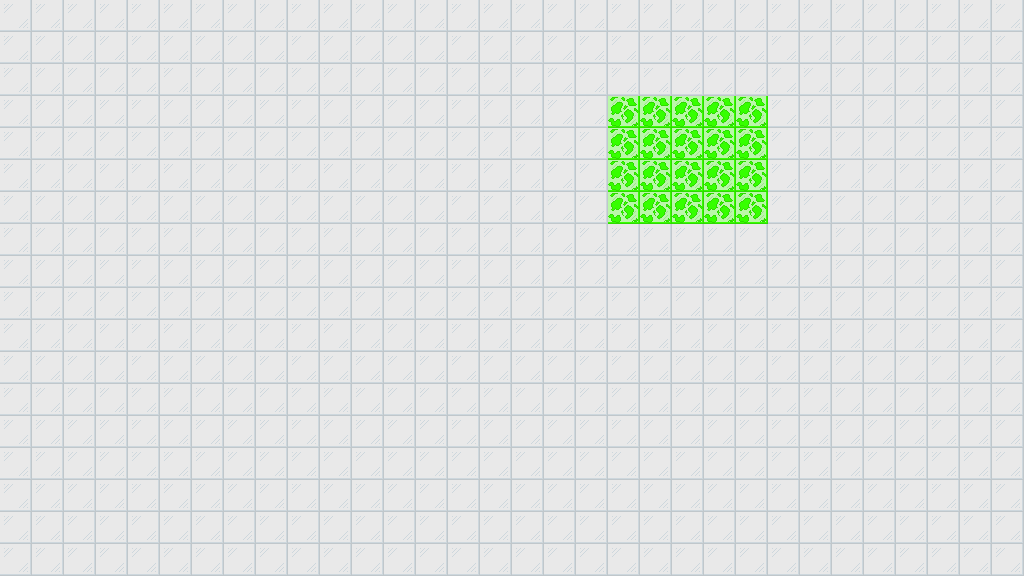

Rendered tile map (Tiled .tmx) drawn with the repository's tilesets; below, a short description and the full map source, tile grids included:
An orthogonal 32x18 tile map with 32x32 px tiles, 4 tile layers (tiles, horizontal walls, Vertical walls, hazard), 8 tilesets and 7 objects (4x scientist, goal door, joe).

<map version="1.0" tiledversion="1.1.3" orientation="orthogonal" renderorder="right-down" width="32" height="18" tilewidth="32" tileheight="32" infinite="0" nextobjectid="13">
 <tileset firstgid="1" source="tiles.tsx" />
 <tileset firstgid="9" source="scientist.tsx" />
 <tileset firstgid="10" source="joe.tsx" />
 <tileset firstgid="11" source="mop-cart.tsx" />
 <tileset firstgid="12" source="goaldoor.tsx" />
 <tileset firstgid="13" source="wallsv.tsx" />
 <tileset firstgid="15" source="wallsh.tsx" />
 <tileset firstgid="25" source="hazard.tsx" />
 <layer name="tiles" width="32" height="18">
  <data encoding="csv">
1,1,1,1,1,1,1,1,1,1,1,1,1,1,1,1,1,1,1,1,1,1,1,1,1,1,1,1,1,1,1,1,
1,1,1,1,1,1,1,1,1,1,1,1,1,1,1,1,1,1,1,1,1,1,1,1,1,1,1,1,1,1,1,1,
1,1,1,1,1,1,1,1,1,1,1,1,1,1,1,1,1,1,1,1,1,1,1,1,1,1,1,1,1,1,1,1,
1,1,1,1,1,1,1,1,1,1,1,1,1,1,1,1,1,1,1,1,1,1,1,1,1,1,1,1,1,1,1,1,
1,1,1,1,1,1,1,1,1,1,1,1,1,1,1,1,1,1,1,1,1,1,1,1,1,1,1,1,1,1,1,1,
1,1,1,1,1,1,1,1,1,1,1,1,1,1,1,1,1,1,1,1,1,1,1,1,1,1,1,1,1,1,1,1,
1,1,1,1,1,1,1,1,1,1,1,1,1,1,1,1,1,1,1,1,1,1,1,1,1,1,1,1,1,1,1,1,
1,1,1,1,1,1,1,1,1,1,1,1,1,1,1,1,1,1,1,1,1,1,1,1,1,1,1,1,1,1,1,1,
1,1,1,1,1,1,1,1,1,1,1,1,1,1,1,1,1,1,1,1,1,1,1,1,1,1,1,1,1,1,1,1,
1,1,1,1,1,1,1,1,1,1,1,1,1,1,1,1,1,1,1,1,1,1,1,1,1,1,1,1,1,1,1,1,
1,1,1,1,1,1,1,1,1,1,1,1,1,1,1,1,1,1,1,1,1,1,1,1,1,1,1,1,1,1,1,1,
1,1,1,1,1,1,1,1,1,1,1,1,1,1,1,1,1,1,1,1,1,1,1,1,1,1,1,1,1,1,1,1,
1,1,1,1,1,1,1,1,1,1,1,1,1,1,1,1,1,1,1,1,1,1,1,1,1,1,1,1,1,1,1,1,
1,1,1,1,1,1,1,1,1,1,1,1,1,1,1,1,1,1,1,1,1,1,1,1,1,1,1,1,1,1,1,1,
1,1,1,1,1,1,1,1,1,1,1,1,1,1,1,1,1,1,1,1,1,1,1,1,1,1,1,1,1,1,1,1,
1,1,1,1,1,1,1,1,1,1,1,1,1,1,1,1,1,1,1,1,1,1,1,1,1,1,1,1,1,1,1,1,
1,1,1,1,1,1,1,1,1,1,1,1,1,1,1,1,1,1,1,1,1,1,1,1,1,1,1,1,1,1,1,1,
1,1,1,1,1,1,1,1,1,1,1,1,1,1,1,1,1,1,1,1,1,1,1,1,1,1,1,1,1,1,1,1
</data>
 </layer>
 <objectgroup name="mop cart">
  <object id="9" gid="11" x="555.457" y="353.57" width="64" height="64" />
 </objectgroup>
 <objectgroup name="goal door">
  <object id="12" type="goal door" gid="12" x="193.054" y="126.861" width="64" height="64" />
 </objectgroup>
 <objectgroup name="characters">
  <object id="4" type="scientist" gid="9" x="249.317" y="356.88" width="64" height="64">
   <properties>
    <property name="Patrol Path" value="11 13" />
   </properties>
  </object>
  <object id="5" type="scientist" gid="9" x="447.894" y="214.566" width="64" height="64">
   <properties>
    <property name="Patrol Path" value="11 13" />
   </properties>
  </object>
  <object id="6" type="scientist" gid="9" x="661.364" y="315.51" width="64" height="64">
   <properties>
    <property name="Patrol Path" value="11 13" />
   </properties>
  </object>
  <object id="7" type="scientist" gid="9" x="451.204" y="476.026" width="64" height="64">
   <properties>
    <property name="Patrol Path" value="11 13" />
   </properties>
  </object>
  <object id="8" type="joe" gid="10" x="451.204" y="351.915" width="64" height="64">
   <properties>
    <property name="Density" type="float" value="15" />
    <property name="HP" type="int" value="15" />
    <property name="Lid Attack Range" type="int" value="10" />
    <property name="Lid Durability" type="int" value="10" />
    <property name="Mop Attack Range" type="int" value="2" />
    <property name="Mop Durability" type="int" value="10" />
    <property name="Mop Knockback Timer" type="int" value="15" />
    <property name="Spray Attack Range" type="int" value="4" />
    <property name="Spray Durability" type="int" value="5" />
    <property name="Spray Stun Timer" type="int" value="150" />
    <property name="Vacuum Attack Range" type="int" value="10" />
    <property name="Vacuum Durability" type="int" value="10" />
    <property name="Velocity" type="float" value="5" />
   </properties>
  </object>
 </objectgroup>
 <objectgroup name="special" />
 <layer name="horizontal walls" width="32" height="18">
  <data encoding="csv">
0,0,0,0,0,0,0,0,0,0,0,0,0,0,0,0,0,0,0,0,0,0,0,0,0,0,0,0,0,0,0,0,
0,0,0,0,0,0,0,0,0,0,0,0,0,0,0,0,0,0,0,0,0,0,0,0,0,0,0,0,0,0,0,0,
0,0,0,0,0,0,0,0,0,0,0,0,0,0,0,0,0,0,0,0,0,0,0,0,0,0,0,0,0,0,0,0,
0,0,0,0,0,0,0,0,0,0,0,0,0,0,0,0,0,0,0,0,0,0,0,0,0,0,0,0,0,0,0,0,
0,0,0,0,0,0,0,0,0,0,0,0,0,0,0,0,0,0,0,0,0,0,0,0,0,0,0,0,0,0,0,0,
0,0,0,0,0,0,0,0,0,0,0,0,0,0,0,0,0,0,0,0,0,0,0,0,0,0,0,0,0,0,0,0,
0,0,0,0,0,0,0,0,0,0,0,0,0,0,0,0,0,0,0,0,0,0,0,0,0,0,0,0,0,0,0,0,
0,0,0,0,0,0,0,0,0,0,0,0,0,0,0,0,0,0,0,0,0,0,0,0,0,0,0,0,0,0,0,0,
0,0,0,0,0,0,0,0,0,0,0,0,0,0,0,0,0,0,0,0,0,0,0,0,0,0,0,0,0,0,0,0,
0,0,0,0,0,0,0,0,0,0,0,0,0,0,0,0,0,0,0,0,0,0,0,0,0,0,0,0,0,0,0,0,
0,0,0,0,0,0,0,0,0,0,0,0,0,0,0,0,0,0,0,0,0,0,0,0,0,0,0,0,0,0,0,0,
0,0,0,0,0,0,0,0,0,0,0,0,0,0,0,0,0,0,0,0,0,0,0,0,0,0,0,0,0,0,0,0,
0,0,0,0,0,0,0,0,0,0,0,0,0,0,0,0,0,0,0,0,0,0,0,0,0,0,0,0,0,0,0,0,
0,0,0,0,0,0,0,0,0,0,0,0,0,0,0,0,0,0,0,0,0,0,0,0,0,0,0,0,0,0,0,0,
0,0,0,0,0,0,0,0,0,0,0,0,0,0,0,0,0,0,0,0,0,0,0,0,0,0,0,0,0,0,0,0,
0,0,0,0,0,0,0,0,0,0,0,0,0,0,0,0,0,0,0,0,0,0,0,0,0,0,0,0,0,0,0,0,
0,0,0,0,0,0,0,0,0,0,0,0,0,0,0,0,0,0,0,0,0,0,0,0,0,0,0,0,0,0,0,0,
0,0,0,0,0,0,0,0,0,0,0,0,0,0,0,0,0,0,0,0,0,0,0,0,0,0,0,0,0,0,0,0
</data>
 </layer>
 <layer name="Vertical walls" width="32" height="18">
  <data encoding="csv">
0,0,0,0,0,0,0,0,0,0,0,0,0,0,0,0,0,0,0,0,0,0,0,0,0,0,0,0,0,0,0,0,
0,0,0,0,0,0,0,0,0,0,0,0,0,0,0,0,0,0,0,0,0,0,0,0,0,0,0,0,0,0,0,0,
0,0,0,0,0,0,0,0,0,0,0,0,0,0,0,0,0,0,0,0,0,0,0,0,0,0,0,0,0,0,0,0,
0,0,0,0,0,0,0,0,0,0,0,0,0,0,0,0,0,0,0,0,0,0,0,0,0,0,0,0,0,0,0,0,
0,0,0,0,0,0,0,0,0,0,0,0,0,0,0,0,0,0,0,0,0,0,0,0,0,0,0,0,0,0,0,0,
0,0,0,0,0,0,0,0,0,0,0,0,0,0,0,0,0,0,0,0,0,0,0,0,0,0,0,0,0,0,0,0,
0,0,0,0,0,0,0,0,0,0,0,0,0,0,0,0,0,0,0,0,0,0,0,0,0,0,0,0,0,0,0,0,
0,0,0,0,0,0,0,0,0,0,0,0,0,0,0,0,0,0,0,0,0,0,0,0,0,0,0,0,0,0,0,0,
0,0,0,0,0,0,0,0,0,0,0,0,0,0,0,0,0,0,0,0,0,0,0,0,0,0,0,0,0,0,0,0,
0,0,0,0,0,0,0,0,0,0,0,0,0,0,0,0,0,0,0,0,0,0,0,0,0,0,0,0,0,0,0,0,
0,0,0,0,0,0,0,0,0,0,0,0,0,0,0,0,0,0,0,0,0,0,0,0,0,0,0,0,0,0,0,0,
0,0,0,0,0,0,0,0,0,0,0,0,0,0,0,0,0,0,0,0,0,0,0,0,0,0,0,0,0,0,0,0,
0,0,0,0,0,0,0,0,0,0,0,0,0,0,0,0,0,0,0,0,0,0,0,0,0,0,0,0,0,0,0,0,
0,0,0,0,0,0,0,0,0,0,0,0,0,0,0,0,0,0,0,0,0,0,0,0,0,0,0,0,0,0,0,0,
0,0,0,0,0,0,0,0,0,0,0,0,0,0,0,0,0,0,0,0,0,0,0,0,0,0,0,0,0,0,0,0,
0,0,0,0,0,0,0,0,0,0,0,0,0,0,0,0,0,0,0,0,0,0,0,0,0,0,0,0,0,0,0,0,
0,0,0,0,0,0,0,0,0,0,0,0,0,0,0,0,0,0,0,0,0,0,0,0,0,0,0,0,0,0,0,0,
0,0,0,0,0,0,0,0,0,0,0,0,0,0,0,0,0,0,0,0,0,0,0,0,0,0,0,0,0,0,0,0
</data>
 </layer>
 <layer name="hazard" width="32" height="18">
  <data encoding="csv">
0,0,0,0,0,0,0,0,0,0,0,0,0,0,0,0,0,0,0,0,0,0,0,0,0,0,0,0,0,0,0,0,
0,0,0,0,0,0,0,0,0,0,0,0,0,0,0,0,0,0,0,0,0,0,0,0,0,0,0,0,0,0,0,0,
0,0,0,0,0,0,0,0,0,0,0,0,0,0,0,0,0,0,0,0,0,0,0,0,0,0,0,0,0,0,0,0,
0,0,0,0,0,0,0,0,0,0,0,0,0,0,0,0,0,0,0,25,25,25,25,25,0,0,0,0,0,0,0,0,
0,0,0,0,0,0,0,0,0,0,0,0,0,0,0,0,0,0,0,25,25,25,25,25,0,0,0,0,0,0,0,0,
0,0,0,0,0,0,0,0,0,0,0,0,0,0,0,0,0,0,0,25,25,25,25,25,0,0,0,0,0,0,0,0,
0,0,0,0,0,0,0,0,0,0,0,0,0,0,0,0,0,0,0,25,25,25,25,25,0,0,0,0,0,0,0,0,
0,0,0,0,0,0,0,0,0,0,0,0,0,0,0,0,0,0,0,0,0,0,0,0,0,0,0,0,0,0,0,0,
0,0,0,0,0,0,0,0,0,0,0,0,0,0,0,0,0,0,0,0,0,0,0,0,0,0,0,0,0,0,0,0,
0,0,0,0,0,0,0,0,0,0,0,0,0,0,0,0,0,0,0,0,0,0,0,0,0,0,0,0,0,0,0,0,
0,0,0,0,0,0,0,0,0,0,0,0,0,0,0,0,0,0,0,0,0,0,0,0,0,0,0,0,0,0,0,0,
0,0,0,0,0,0,0,0,0,0,0,0,0,0,0,0,0,0,0,0,0,0,0,0,0,0,0,0,0,0,0,0,
0,0,0,0,0,0,0,0,0,0,0,0,0,0,0,0,0,0,0,0,0,0,0,0,0,0,0,0,0,0,0,0,
0,0,0,0,0,0,0,0,0,0,0,0,0,0,0,0,0,0,0,0,0,0,0,0,0,0,0,0,0,0,0,0,
0,0,0,0,0,0,0,0,0,0,0,0,0,0,0,0,0,0,0,0,0,0,0,0,0,0,0,0,0,0,0,0,
0,0,0,0,0,0,0,0,0,0,0,0,0,0,0,0,0,0,0,0,0,0,0,0,0,0,0,0,0,0,0,0,
0,0,0,0,0,0,0,0,0,0,0,0,0,0,0,0,0,0,0,0,0,0,0,0,0,0,0,0,0,0,0,0,
0,0,0,0,0,0,0,0,0,0,0,0,0,0,0,0,0,0,0,0,0,0,0,0,0,0,0,0,0,0,0,0
</data>
 </layer>
</map>
